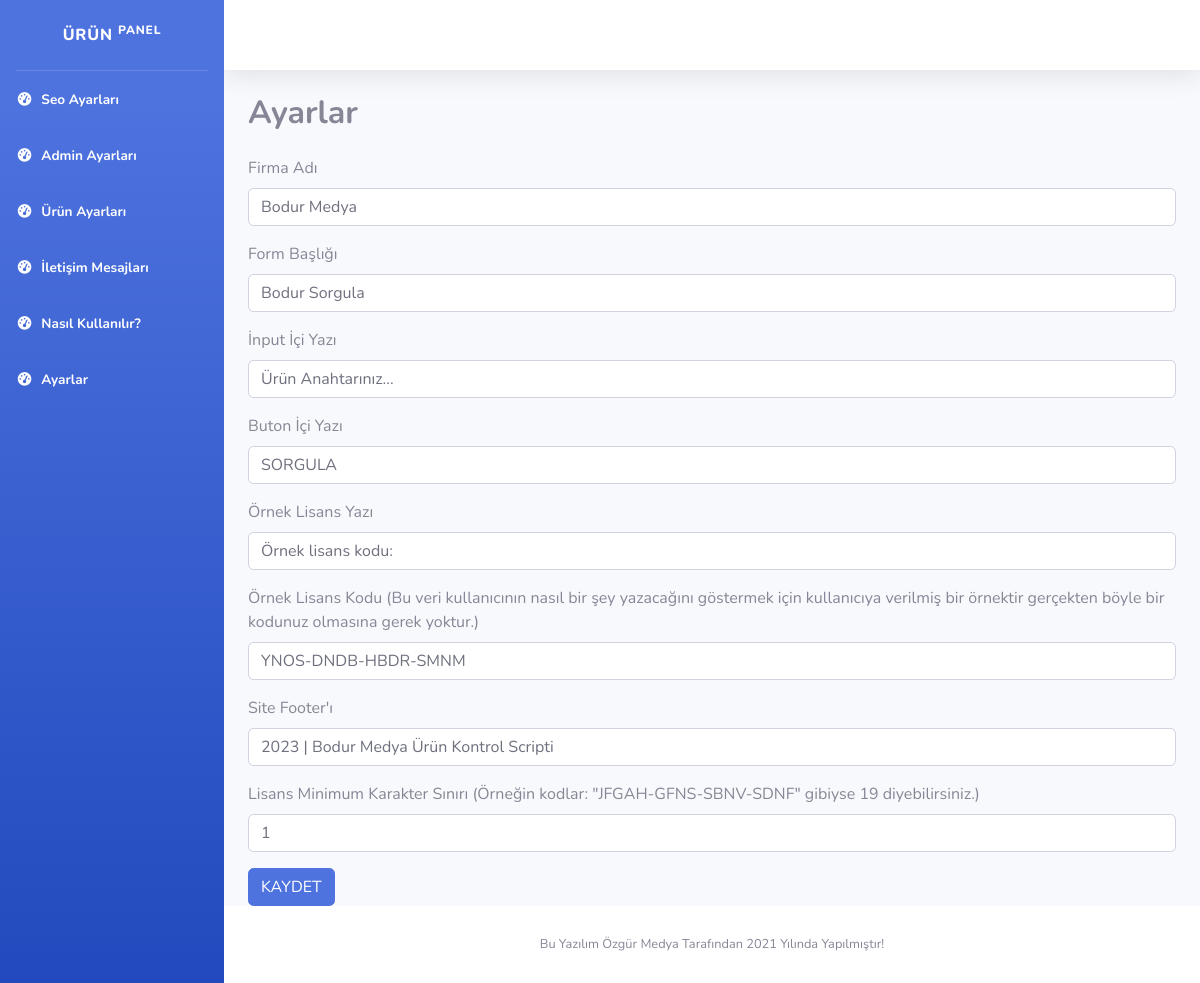
The page /admin/ayar.php (signed in) on the database its author committed.
### tables this page shows
CREATE TABLE `ayarlar` (
  `ayarlar_id` int(11) NOT NULL DEFAULT 0,
  `ayarlar_title` varchar(2500) NOT NULL,
  `ayarlar_input` varchar(2500) NOT NULL,
  `ayarlar_btn` varchar(2500) NOT NULL,
  `ayarlar_yazi` varchar(2500) NOT NULL,
  `ayarlar_ornkod` varchar(2500) NOT NULL,
  `ayarlar_footer` varchar(2500) NOT NULL,
  `ayarlar_karakter` varchar(2500) NOT NULL,
  `ayarlar_firma` varchar(1500) NOT NULL
);

### admin/ayar.php (the view, shortened to what this page needs)
<?php
require_once("ayarlar/baglan.php");
$ayarlar=$db->prepare("SELECT * FROM ayarlar where ayarlar_id=:id");
$ayarlar->execute(array(
        'id'=>0
      ));
$vericek=$ayarlar->fetch(PDO::FETCH_ASSOC);
require_once("includes/header.php");
?>
<body id="page-top">
    <div id="wrapper">
        <?php
require_once("includes/sidebar.php");
?>
        <div id="content-wrapper" class="d-flex flex-column">
            <div id="content">
               <?php
            require_once("includes/navbar.php");
               ?>
                <div class="container">
                    <div class="row">
                    <div class="col-md-12">
                        <h2><b>Ayarlar</b></h2>
                        <form action="ayarlar/islem.php" method="post">
                        <label class="mt-3">Firma Adı</label>
                        <input type="text" class="form-control" name="ayarlar_firma" value="<?php echo $vericek['ayarlar_firma'] ?>">
                        <label class="mt-3">Form Başlığı</label>
                        <input type="text" class="form-control" name="ayarlar_title" value="<?php echo $vericek['ayarlar_title'] ?>">
                        <label class="mt-3">İnput İçi Yazı</label>
                        <input type="text" class="form-control" name="ayarlar_input" value="<?php echo $vericek['ayarlar_input'] ?>">
                        <label class="mt-3">Buton İçi Yazı</label>
                        <input type="text" class="form-control" name="ayarlar_btn" value="<?php echo $vericek['ayarlar_btn'] ?>">
                        <label class="mt-3">Örnek Lisans Yazı</label>
                        <input type="text" class="form-control" name="ayarlar_yazi" value="<?php echo $vericek['ayarlar_yazi'] ?>">
                        <label class="mt-3">Örnek Lisans Kodu (Bu veri kullanıcının nasıl bir şey yazacağını göstermek için kullanıcıya verilmiş bir örnektir gerçekten böyle bir kodunuz olmasına gerek yoktur.)</label>
                        <input type="text" class="form-control" name="ayarlar_ornkod" value="<?php echo $vericek['ayarlar_ornkod'] ?>">
                        <label class="mt-3">Site Footer'ı</label>
                        <input type="text" class="form-control" name="ayarlar_footer" value="<?php echo $vericek['ayarlar_footer'] ?>">
                        <label class="mt-3">Lisans Minimum Karakter Sınırı (Örneğin kodlar: "JFGAH-GFNS-SBNV-SDNF" gibiyse 19 diyebilirsiniz.)</label>
                        <input type="text" class="form-control" name="ayarlar_karakter" value="<?php echo $vericek['ayarlar_karakter'] ?>">
                        <button class="btn btn-primary mt-3" name="ayarlarkaydet">KAYDET</button>
                        </form>
                    </div>
                    </div>
                </div>
            </div>
            <?php
            require_once("includes/footer.php");
            ?>

### rows shown on the page
ayarlar: ayarlar_firma "Bodur Medya", ayarlar_title "Bodur Sorgula", ayarlar_input "Ürün Anahtarınız...", ayarlar_btn "SORGULA", ayarlar_yazi "Örnek lisans kodu:", ayarlar_ornkod "YNOS-DNDB-HBDR-SMNM", ayarlar_footer "2023 | Bodur Medya Ürün Kontrol Scripti", ayarlar_karakter "1"
